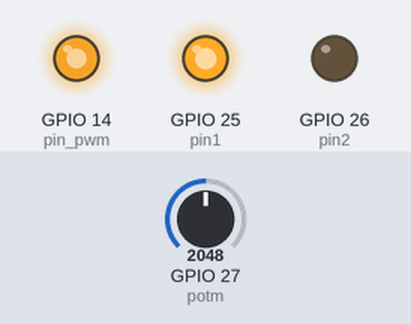
Recording of a sketch running on a simulated ESP32. Parts: output pins drawn as LEDs (lit = HIGH). The inputs (shaded band) are chosen by the test bench; at power-on: GPIO 27 (potm) = 2048. What the sketch prints to the serial monitor is not drawn.

Above: at 1.2 s.
1.3 s: GPIO 27 (potm) set to 491
At 1.8 s:
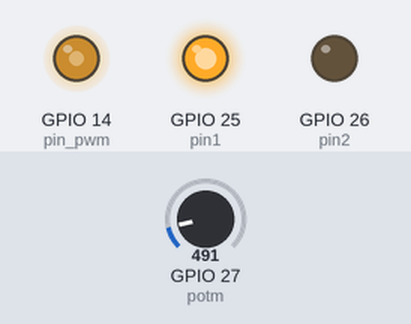
2.8 s: GPIO 27 (potm) set to 0
At 4.0 s:
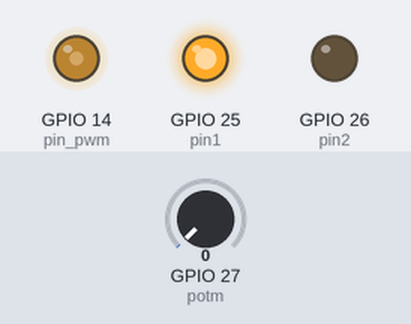
4.3 s: GPIO 27 (potm) set to 1228
At 5.1 s:
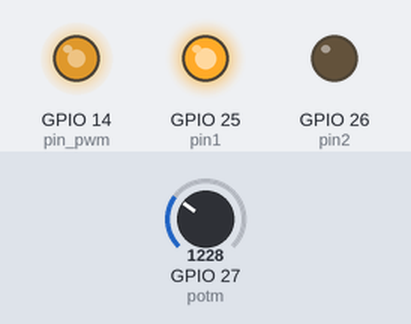
7.3 s: GPIO 27 (potm) set to 2047
At 8.7 s:
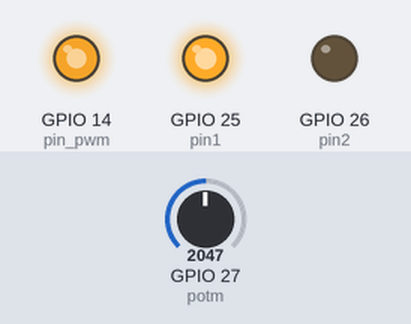
Timing chart, 0 to 10.3 s (numbered marks = the images above; inputs shaded):
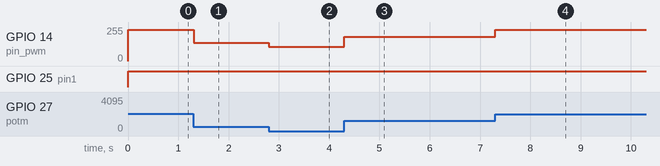

The sketch:

kwuegiukdj.ino
```cpp
int giro(int x, int y);
int pin_pwm=14;
int pin1=25;
int pin2=26;
int frecuencia_1=500;
int canal=0;
int resolucion=12;
float potm=27, lec2=0;

void setup (){
  pinMode(pin1,OUTPUT);
  pinMode(pin2,OUTPUT);
  Serial.begin(115200);
  pinMode(potm,INPUT);
  ledcSetup(canal,frecuencia_1,resolucion);
  ledcAttachPin(pin_pwm,canal);
}

void loop (){
  if (lec2>=0 && lec2<=2395){
  lec2=analogRead(potm);
  int fx=lec2, fy=1700;
  int res=giro (fx,fy);
  ledcWrite(canal,res);
  digitalWrite(pin1, HIGH);
  digitalWrite(pin2, LOW);
  Serial.print("El valor del segundo potonciometro es: ");
  Serial.println(lec2);
  }
   if (lec2>=2396 && lec2<=4095){
  lec2=analogRead(potm);
  int fx=lec2, fy=0;
  int res=giro (fx,fy);
  ledcWrite(canal,res);
  digitalWrite(pin1, HIGH);
  digitalWrite(pin2, LOW);
  Serial.print("El valor del segundo potonciometro es: ");
  Serial.println(lec2);
  }
}

int giro(int x,int y){
int girof=x+y;
return girof;
}
```

Measured:
- after the input at 1.3 s, GPIO 14 (pin_pwm): 233/255 → 136/255 at once
- after the input at 2.8 s, GPIO 14 (pin_pwm): 136/255 → 106/255 at once
- after the input at 4.3 s, GPIO 14 (pin_pwm): 106/255 → 182/255 at once
- after the input at 7.3 s, GPIO 14 (pin_pwm): 182/255 → 233/255 at once
